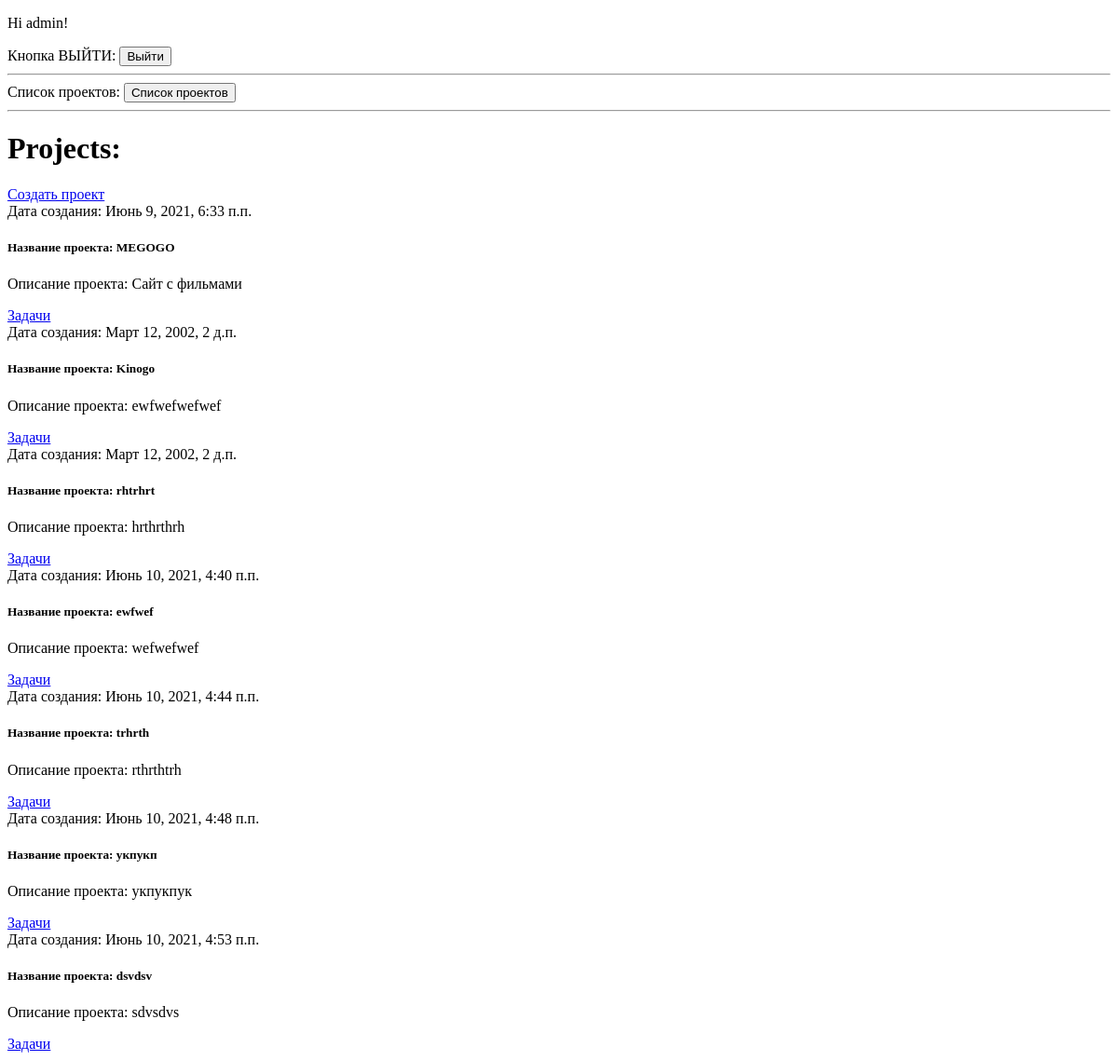
Page /accounts/1/ (signed in) on the earlier database version.
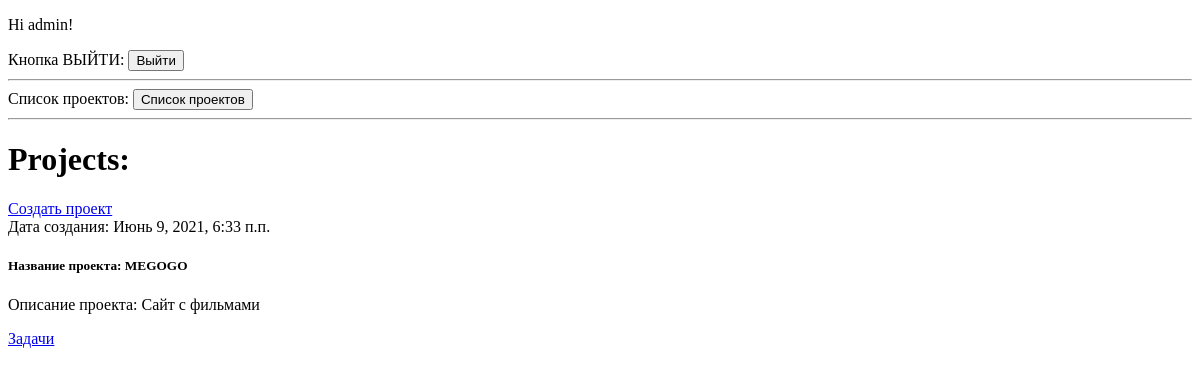
Same page on the later database version.
### task_tracker/models.py (models this page shows, shortened)
class User(AbstractUser):
    pass

class Project(models.Model):
    user = models.ForeignKey(User, on_delete=models.CASCADE)
    project_name = models.CharField('название проекта', max_length=50)
    project_text = models.CharField('описание проекта', max_length=200)
    create_date = models.DateTimeField('дата создания проекта', auto_now_add=True)
    class Meta:
        verbose_name = 'Проект'
        verbose_name_plural = 'Проекты'

### task_tracker/views.py (the view)
# urls.py: path('accounts/<int:id>/', views.account, name='account'),
def account(request, id):
    projects = Project.objects.filter(user=id)
    return render(request, 'task_tracker/account.html', context={'projects': projects})

### templates/task_tracker/account.html
{% extends 'base.html' %}
{% block content %}
<h1 class="mb-5">Projects:</h1>
    {% if user.is_authenticated %}
    <a href="{% url 'task_tracker:create_project' user.id %}" class="btn btn-light">Создать проект</a>
        {% for project in projects %}
            <div class="card">
                <div class="card-header">
                    Дата создания: {{ project.create_date }}
                </div>
                    <div class="card-body">
                    <h5 class="card-title">Название проекта: {{ project.project_name }}</h5>
                    <p class="card-text">Описание проекта: {{ project.project_text|truncatewords:15 }}</p>
                    <a href="{% url 'task_tracker:project_tasks' project.id %}" class="btn btn-light">Задачи</a>
                </div>
            </div>
        {% endfor %}
    {% else %}
        <p>You are not logged in.</p>
    {% endif %}
{% endblock content %}

### templates/base.html (shortened to what this page needs)
<!DOCTYPE html>
<html lang="ru">
<head>
</head>
<body>
    {% if user.is_authenticated %}
        <p>Hi {{ user.username }}!</p>
        Кнопка ВЫЙТИ: <a href="{% url 'task_tracker:logout_view' %}"><button type="submit" value="register" name="register">Выйти</button></a>
        <hr>
        Список проектов: <a href="{% url 'task_tracker:account' user.id%}"><button type="submit" value="list" name="list">Список проектов</button></a><br><hr>
      {% endif %}
      {% block content %}
      {% endblock %}
</body>
</html>

Differences in the rows shown:
removed Project: create_date "Март 12, 2002, 2 д.п.", project_name "Kinogo", project_text "ewfwefwefwef"
removed Project: create_date "Март 12, 2002, 2 д.п.", project_name "rhtrhrt", project_text "hrthrthrh"
removed Project: create_date "Июнь 10, 2021, 4:40 п.п.", project_name "ewfwef", project_text "wefwefwef"
removed Project: create_date "Июнь 10, 2021, 4:44 п.п.", project_name "trhrth", project_text "rthrthtrh"
removed Project: create_date "Июнь 10, 2021, 4:48 п.п.", project_name "укпукп", project_text "укпукпук"
removed Project: create_date "Июнь 10, 2021, 4:53 п.п.", project_name "dsvdsv", project_text "sdvsdvs"
